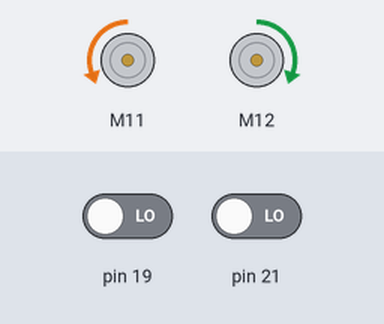
Simulated run of this program. Board: Arduino Mega 2560, built with avr-gcc and run on an emulated ATmega2560. Parts: 2 × DC motor (green arrow = forward, orange = backward, longer = faster). The inputs (shaded band) are chosen by the test bench; at power-on: pin 19 LOW, pin 21 LOW. What the program prints to the serial monitor is not drawn.

Above: at 0.1 s.
Timing chart, 0 to 1.6 s (numbered marks = the images above):
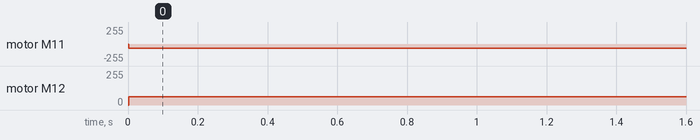

The program:

main.cpp
```cpp
#include <Arduino.h>
#include <MeAuriga.h>

#define FORWARD 1
#define REVERSE 2
#define LEFT 3
#define RIGHT 4
#define STOP 5

MeEncoderOnBoard Encoder_1(SLOT1);
MeEncoderOnBoard Encoder_2(SLOT2);

MeLineFollower linefollower_9(9);

void isr_process_encoder1(void);
void isr_process_encoder2(void);

void moveDuration(float seconds);
void move(int direction, int speed);

void setup()
{
  Serial.begin(115200);

  // Set PWM 8 KHz
  TCCR1A = _BV(WGM10);
  TCCR1B = _BV(CS11) | _BV(WGM12);
  TCCR2A = _BV(WGM21) | _BV(WGM20);
  TCCR2B = _BV(CS21);

  attachInterrupt(Encoder_1.getIntNum(), isr_process_encoder1, RISING);
  attachInterrupt(Encoder_2.getIntNum(), isr_process_encoder2, RISING);
}

void loop()
{
  int sensorState = linefollower_9.readSensors();

  switch (sensorState)
  {
  case S1_IN_S2_IN:
    Serial.println("Sensor 1 and 2 are inside of black line");
    // FORWARD at 25% for 0.5 second
    move(FORWARD, 25 / 100.0 * 255);
    moveDuration(0.5);
    break;
  case S1_IN_S2_OUT:
    Serial.println("Sensor 2 (on right side) is outside of black line");
    // LEFT at 25% for 0.5 second
    move(LEFT, 25 / 100.0 * 255);
    moveDuration(0.5);
    break;
  case S1_OUT_S2_IN:
    Serial.println("Sensor 1 (on left side) is outside of black line");
    // RIGHT at 25% for 0.5 second
    move(RIGHT, 25 / 100.0 * 255);
    moveDuration(0.5);
    break;
  case S1_OUT_S2_OUT:
    Serial.println("Sensor 1 and 2 are outside of black line");
    // Stop moving
    move(STOP, 0);
    moveDuration(2);
    break;
  default:
    break;
  }
}

void isr_process_encoder1(void)
{
  if (digitalRead(Encoder_1.getPortB()) == 0)
  {
    Encoder_1.pulsePosMinus();
  }
  else
  {
    Encoder_1.pulsePosPlus();
  }
}

void isr_process_encoder2(void)
{
  if (digitalRead(Encoder_2.getPortB()) == 0)
  {
    Encoder_2.pulsePosMinus();
  }
  else
  {
    Encoder_2.pulsePosPlus();
  }
}

void move(int direction, int speed)
{
  int leftSpeed = 0;
  int rightSpeed = 0;
  if (direction == FORWARD)
  {
    leftSpeed = -speed;
    rightSpeed = speed;
  }
  else if (direction == REVERSE)
  {
    leftSpeed = speed;
    rightSpeed = -speed;
  }
  else if (direction == LEFT)
  {
    leftSpeed = -speed;
    rightSpeed = -speed;
  }
  else if (direction == RIGHT)
  {
    leftSpeed = speed;
    rightSpeed = speed;
  }
  else if (direction == STOP)
  {
    leftSpeed = 0;
    rightSpeed = 0;
  }
  Encoder_1.setTarPWM(leftSpeed);
  Encoder_2.setTarPWM(rightSpeed);
}

void moveDuration(float seconds)
{
  if (seconds < 0.0)
  {
    seconds = 0.0;
  }
  unsigned long endTime = millis() + seconds * 1000;
  while (millis() < endTime)
  {
    Encoder_1.loop();
    Encoder_2.loop();
  }
}
```

Measured:
- by itself, motor M11: stopped → backward 63/255 at 0.00 s
- by itself, motor M12: stopped → forward 63/255 at 0.00 s
